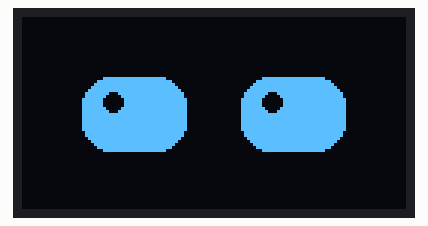
A sketch run on a simulated Arduino Uno, built with avr-gcc and run on an emulated ATmega328P. On the bench: 128×64 one-colour display.

Above: at 0.1 s.

The sketch:

Eye-animation-oled.ino
```cpp
#include <Wire.h>
#include <Adafruit_GFX.h>
#include <Adafruit_SSD1306.h>

#define SCREEN_WIDTH 128
#define SCREEN_HEIGHT 64

Adafruit_SSD1306 display(SCREEN_WIDTH, SCREEN_HEIGHT, &Wire, -1);

void drawEyes(int eyeHeight)
{
    display.clearDisplay();

    display.fillRoundRect(20, 20, 35, eyeHeight, 10, WHITE);

    display.fillRoundRect(73, 20, 35, eyeHeight, 10, WHITE);

    if(eyeHeight>8)
    {
        display.fillCircle(30, 28, 3, BLACK);
        display.fillCircle(83, 28, 3, BLACK);
    }

    display.display();
}

void blink()
{
    for(int h=25; h>=3; h -= 2)
    {
        drawEyes(h);
        delay(30);
    }
    delay(100);

    for(int h =3; h<=25; h += 2)
    {
        drawEyes(h);
        delay(30);
    }
}

void setup()
{
    if(!display.begin(SSD1306_SWITCHCAPVCC, 0x3C))
    {
        while (true);
    }
    display.clearDisplay();

}

void loop()
{
    drawEyes(25);
    delay(3000);

    blink();

    delay(500);
}
```
